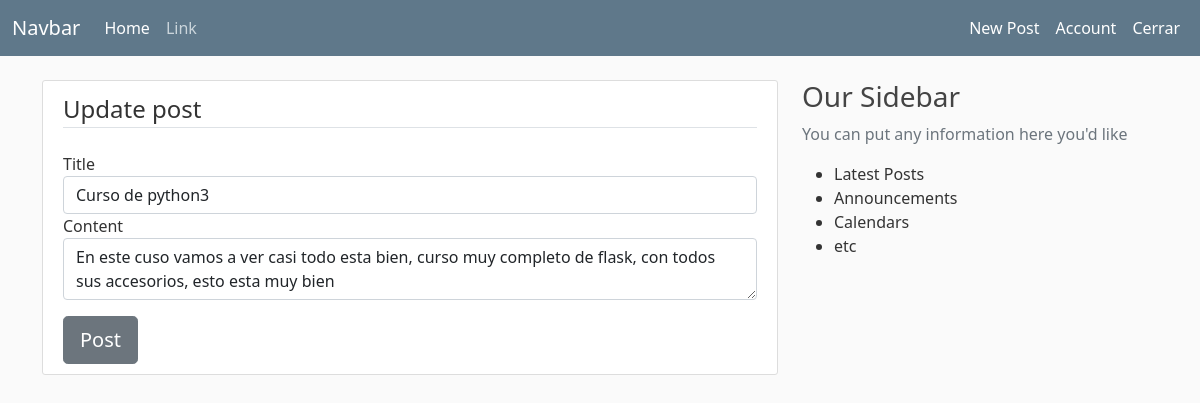
/post/3/update (signed in), run on the app's committed database.
### flaskblog/models.py (models this page shows, shortened)
class Post(db.Model):
    id = db.Column(db.Integer, primary_key=True)
    title = db.Column(db.String(100), nullable=False)
    date_post = db.Column(db.DateTime, nullable=False, default=datetime.utcnow)
    content = db.Column(db.Text, nullable=False)
    user_id = db.Column(db.Integer, db.ForeignKey('user.id'), nullable=False)

### flaskblog/routes.py (the view)
@app.route('/post/<int:post_id>/update', methods=['GET', 'POST'])
@login_required
def update_post(post_id):
    post = Post.query.get_or_404(post_id)
    if post.author != current_user:
        abort(403)
    form = PostForm()
    if form.is_submitted():
        post.title = form.title.data
        post.content = form.content.data
        db.session.commit()
        flash('Your post has been updated!', 'success')
        return redirect(url_for('post', post_id=post.id))
    elif request.method == 'GET':
        form.title.data = post.title
        form.content.data = post.content
    return render_template('create_post.html', title='New Post', form=form, legend='Update post')

### flaskblog/forms.py
class PostForm(FlaskForm):
    title = StringField('Title', validators=[DataRequired()])
    content = TextAreaField('Content', validators=[DataRequired()])
    submit = SubmitField('Post')

### flaskblog/models.py (called while the page is built)
@login_manager.user_loader
def load_user(user_id):
    return User.query.get(int(user_id))

### flaskblog/templates/create_post.html (shortened to what this page needs)
{% extends "layout.html" %}
{% block content %}
    <div class="content-section">
        <form method="POST" action="">
            <fieldset class="form-group">
                <legend class="border-bottom mb-4">{{ legend }}</legend>
                <div class="form-group">
                    {{ form.title.label(class="form-control-label") }}
                    {% if form.title.errors %}
                        {{ form.title(class="form-control is-invalid") }}
                        <div class="invalid-feedback">
                            {% for errors in form.title.errors %}
                                <span>{{ error }}</span>
                            {% endfor %}
                        </div>
                    {% else %}
                        {{ form.title(class="form-control") }}
                    {% endif %}
                </div>
                <div class="form-group">
                    {{ form.content.label(class="form-control-label") }}
                        {% if form.content.errors %}
                        {{ form.content(class="form-control is-invalid") }}
                        <div class="invalid-feedback">
                            {% for errors in form.content.errors %}
                                <span>{{ error }}</span>
                            {% endfor %}
                        </div>
                    {% else %}
                        {{ form.content(class="form-control") }}
                    {% endif %}
                </div>
            </fieldset>
            <div class="form-group">
                {{ form.submit(class="btn btn-secondary btn-lg btn-block mt-3") }}
            </div>
        </form>
    </div>
{% endblock content %}

### flaskblog/static/main.css (style rules this page uses)
body { background: #fafafa; color: #333333; margin-top: 5rem; }
.content-section { background: #ffffff; padding: 10px 20px; border: 1px solid #dddddd; border-radius: 3px; margin-bottom: 20px; }

### data on the page
Post: title "Curso de python3", content "En este cuso vamos a ver casi todo esta bien, curso muy completo de flask, con todos sus accesorios, esto esta muy bien"

### other printed values
{{ legend }} "Update post"
